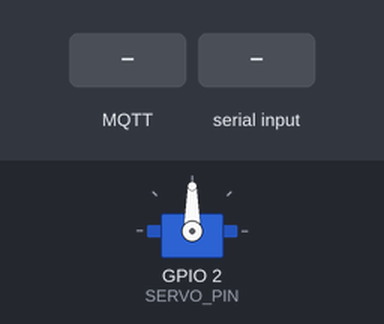
A sketch run on a simulated ESP32. On the bench: servo. The test bench sets the inputs (shaded band). WiFi joins after 1.5 s; servers stay silent unless stated; no MQTT or app messages arrive unless stated; what the sketch prints to the serial monitor is not drawn.

Above: at 2.7 s.
2.8 s: MQTT message "LEFT_LONG" arrives on the first subscribed topic
At 5.69 s:
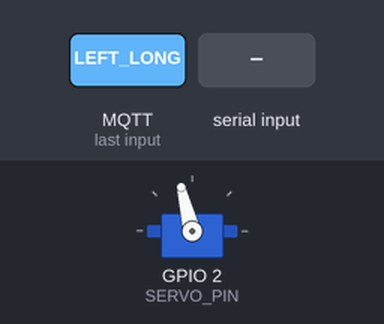
5.8 s: "SEARCH\n" received over Serial
At 6.8 s:
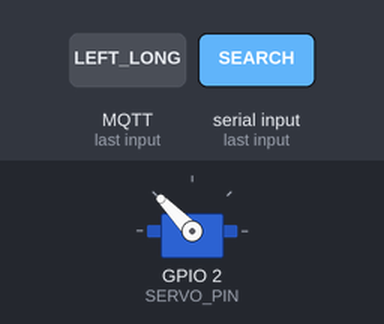
8.8 s: MQTT message "LEFT" arrives on the first subscribed topic
10.3 s: "LEFT\n" received over Serial
At 11.2 s:
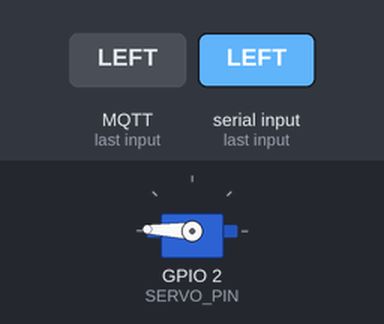
Timing chart, 0 to 13.3 s (numbered marks = the images above; inputs shaded):
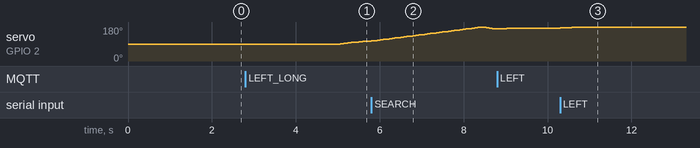

The sketch:

face_tracker_servo.ino
```cpp
/*
 * Face-tracking servo controller (ESP32 / ESP8266-compatible sketch).
 *
 * MQTT payloads from recognize_mqtt.py:
 *   IDLE         - hold current servo angle (2s settle windows, face aligned in frame)
 *   LEFT, RIGHT  - short fixed pulse (~4 smooth steps) for moderate offset
 *   LEFT_LONG, RIGHT_LONG - longer fixed pulse (~7 steps) near the frame edge
 *   SEARCH       - sweep back/forth while the locked face is missing
 *   CENTER       - snap servo to SERVO_CENTER_ANGLE (manual/debug; not used in tracking)
 *
 * Tracking flow on the PC:
 *   1. Publish IDLE while observing face position (~movement-settle-sec, default 2s)
 *   2. Publish LEFT/RIGHT or LEFT_LONG/RIGHT_LONG if correction is needed
 *   3. Publish IDLE again and repeat
 */
#include <WiFi.h>
#include <PubSubClient.h>
#include <ESP32Servo.h>

// Wi-Fi settings
const char* WIFI_SSID = "EdNet";
const char* WIFI_PASSWORD = "Huawei@123";

// MQTT settings (broker IP must match recognize_mqtt.py --mqtt-broker)
const char* MQTT_SERVER = "broker.hivemq.com";
const uint16_t MQTT_PORT = 1883;
const char* MQTT_TOPIC = "vision/teamalpha/movement/Jeremie";
const char* MQTT_CLIENT_ID = "teamalpha-face-servo";

// Servo configuration
const uint8_t SERVO_PIN = 2;
const int SERVO_MIN_ANGLE = 0;
const int SERVO_MAX_ANGLE = 180;
const int SERVO_CENTER_ANGLE = 90;

// Pan pulse settings (one MQTT command = a fixed number of smooth steps, then auto-hold)
const int TRACK_STEP = 1;
const int TRACK_STEP_LONG = 2;
const int PULSE_STEPS_NORMAL = 4;
const int PULSE_STEPS_LONG = 7;
const unsigned long TRACK_INTERVAL_MS = 90;
const unsigned long COMMAND_SAFETY_TIMEOUT_MS = 5000;

// Search sweep when locked face is lost
const int SEARCH_STEP = 2;
const unsigned long SEARCH_INTERVAL_MS = 70;

const bool REVERSE_SERVO = true;

enum MovementCommand {
  CMD_IDLE,
  CMD_LEFT,
  CMD_RIGHT,
  CMD_CENTER,
  CMD_SEARCH
};

WiFiClient wifiClient;
PubSubClient mqttClient(wifiClient);
Servo panServo;

MovementCommand currentCommand = CMD_IDLE;
int servoAngle = SERVO_CENTER_ANGLE;
int sweepDirection = 1;
unsigned long lastMoveAt = 0;
unsigned long lastReconnectAttempt = 0;
unsigned long lastCommandAt = 0;
int activeTrackStep = TRACK_STEP;
unsigned long activeCommandTimeout = COMMAND_SAFETY_TIMEOUT_MS;
int pulseStepsRemaining = 0;

void setServoAngle(int angle) {
  angle = constrain(angle, SERVO_MIN_ANGLE, SERVO_MAX_ANGLE);
  servoAngle = angle;
  panServo.write(servoAngle);
}

void applyTrackingStep(int logicalDirection) {
  int direction = REVERSE_SERVO ? -logicalDirection : logicalDirection;
  setServoAngle(servoAngle + (direction * activeTrackStep));
}

void applyPanCommand(MovementCommand command, int step, int pulseSteps) {
  currentCommand = command;
  activeTrackStep = step;
  pulseStepsRemaining = pulseSteps;
  activeCommandTimeout = COMMAND_SAFETY_TIMEOUT_MS;
  lastCommandAt = millis();
}

void holdCurrentPosition() {
  currentCommand = CMD_IDLE;
  pulseStepsRemaining = 0;
  activeTrackStep = TRACK_STEP;
  activeCommandTimeout = COMMAND_SAFETY_TIMEOUT_MS;
  lastCommandAt = millis();
  panServo.write(servoAngle);
}

bool dispatchMovementMessage(const String& rawMessage) {
  String message = rawMessage;
  message.trim();
  message.toUpperCase();

  if (message.startsWith("CMD_")) {
    message = message.substring(4);
  }

  if (message.length() == 0) {
    return false;
  }

  if (message == "IDLE") {
    holdCurrentPosition();
    return true;
  }
  if (message == "LEFT_LONG") {
    applyPanCommand(CMD_LEFT, TRACK_STEP_LONG, PULSE_STEPS_LONG);
    return true;
  }
  if (message == "RIGHT_LONG") {
    applyPanCommand(CMD_RIGHT, TRACK_STEP_LONG, PULSE_STEPS_LONG);
    return true;
  }
  if (message == "LEFT") {
    applyPanCommand(CMD_LEFT, TRACK_STEP, PULSE_STEPS_NORMAL);
    return true;
  }
  if (message == "RIGHT") {
    applyPanCommand(CMD_RIGHT, TRACK_STEP, PULSE_STEPS_NORMAL);
    return true;
  }
  if (message == "SEARCH") {
    currentCommand = CMD_SEARCH;
    pulseStepsRemaining = 0;
    activeTrackStep = TRACK_STEP;
    activeCommandTimeout = COMMAND_SAFETY_TIMEOUT_MS;
    lastCommandAt = millis();
    return true;
  }
  if (message == "CENTER") {
    currentCommand = CMD_CENTER;
    pulseStepsRemaining = 0;
    activeTrackStep = TRACK_STEP;
    activeCommandTimeout = COMMAND_SAFETY_TIMEOUT_MS;
    lastCommandAt = millis();
    return true;
  }

  return false;
}

void mqttCallback(char* topic, byte* payload, unsigned int length) {
  String message = "";
  message.reserve(length + 1);
  for (unsigned int i = 0; i < length; i++) {
    message += (char)payload[i];
  }

  if (dispatchMovementMessage(message)) {
    Serial.print("[MQTT] Received: ");
    Serial.println(message);
  } else {
    Serial.print("[MQTT] Ignored: ");
    Serial.println(message);
  }
}

void handleSerial() {
  if (!Serial.available()) {
    return;
  }

  String input = Serial.readStringUntil('\n');
  if (dispatchMovementMessage(input)) {
    Serial.print("[SERIAL] Executing: ");
    Serial.println(input);
  }
}

void connectWiFi() {
  if (WiFi.status() == WL_CONNECTED) return;

  Serial.print("[WiFi] Connecting");
  WiFi.mode(WIFI_STA);
  WiFi.begin(WIFI_SSID, WIFI_PASSWORD);

  unsigned long start = millis();
  while (WiFi.status() != WL_CONNECTED && millis() - start < 10000) {
    delay(500);
    Serial.print(".");
  }

  if (WiFi.status() == WL_CONNECTED) {
    Serial.println("\n[WiFi] Connected");
    Serial.print("[WiFi] IP: ");
    Serial.println(WiFi.localIP());
  } else {
    Serial.println("\n[WiFi] Failed");
  }
}

bool connectMqtt() {
  if (mqttClient.connected()) return true;

  if (millis() - lastReconnectAttempt < 5000) return false;
  lastReconnectAttempt = millis();

  Serial.print("[MQTT] Connecting...");
  if (!mqttClient.connect(MQTT_CLIENT_ID)) {
    Serial.print(" Failed, rc=");
    Serial.println(mqttClient.state());
    return false;
  }

  Serial.println(" Connected");
  if (mqttClient.subscribe(MQTT_TOPIC)) {
    Serial.print("[MQTT] Subscribed to topic: ");
    Serial.println(MQTT_TOPIC);
  } else {
    Serial.println("[MQTT] Subscribe failed");
  }
  return true;
}

void handleServo() {
  unsigned long now = millis();

  if (currentCommand != CMD_IDLE && (now - lastCommandAt) > activeCommandTimeout) {
    holdCurrentPosition();
    return;
  }

  if (currentCommand == CMD_IDLE) {
    return;
  }

  if (currentCommand == CMD_CENTER) {
    setServoAngle(SERVO_CENTER_ANGLE);
    holdCurrentPosition();
    return;
  }

  if (currentCommand == CMD_SEARCH) {
    if (now - lastMoveAt < SEARCH_INTERVAL_MS) return;
    lastMoveAt = now;

    setServoAngle(servoAngle + (sweepDirection * SEARCH_STEP));
    if (servoAngle >= SERVO_MAX_ANGLE) sweepDirection = -1;
    if (servoAngle <= SERVO_MIN_ANGLE) sweepDirection = 1;
    return;
  }

  if (pulseStepsRemaining <= 0) {
    holdCurrentPosition();
    return;
  }

  if (now - lastMoveAt < TRACK_INTERVAL_MS) return;
  lastMoveAt = now;

  if (currentCommand == CMD_LEFT) applyTrackingStep(-1);
  else if (currentCommand == CMD_RIGHT) applyTrackingStep(1);
  else return;

  pulseStepsRemaining--;
  if (pulseStepsRemaining <= 0) {
    holdCurrentPosition();
  }
}

void setup() {
  Serial.begin(115200);
  delay(10);
  Serial.println("\n[SYS] Face-tracking servo controller starting...");
  Serial.println("[SYS] Commands: IDLE, LEFT, RIGHT, LEFT_LONG, RIGHT_LONG, SEARCH, CENTER");

  panServo.attach(SERVO_PIN);
  setServoAngle(SERVO_CENTER_ANGLE);

  mqttClient.setServer(MQTT_SERVER, MQTT_PORT);
  mqttClient.setCallback(mqttCallback);

  connectWiFi();
  lastCommandAt = millis();
}

void loop() {
  if (WiFi.status() != WL_CONNECTED) connectWiFi();
  if (!mqttClient.connected()) connectMqtt();

  mqttClient.loop();
  handleSerial();
  handleServo();

  yield();
}
```

Measured:
- after the input at 2.8 s, servo on GPIO 2 (SERVO_PIN): moves from 90° to 104° over 0.54 s, starting after 2.3 s
- after the input at 5.8 s, servo on GPIO 2 (SERVO_PIN): rises from 104° to 180° in 2.6 s, then falls to 170° in 0.35 s
- after the input at 10.3 s, servo on GPIO 2 (SERVO_PIN): 174° → 175° at once, → 176° 0.09 s later, → 177° 0.09 s later, → 178° 0.09 s later
